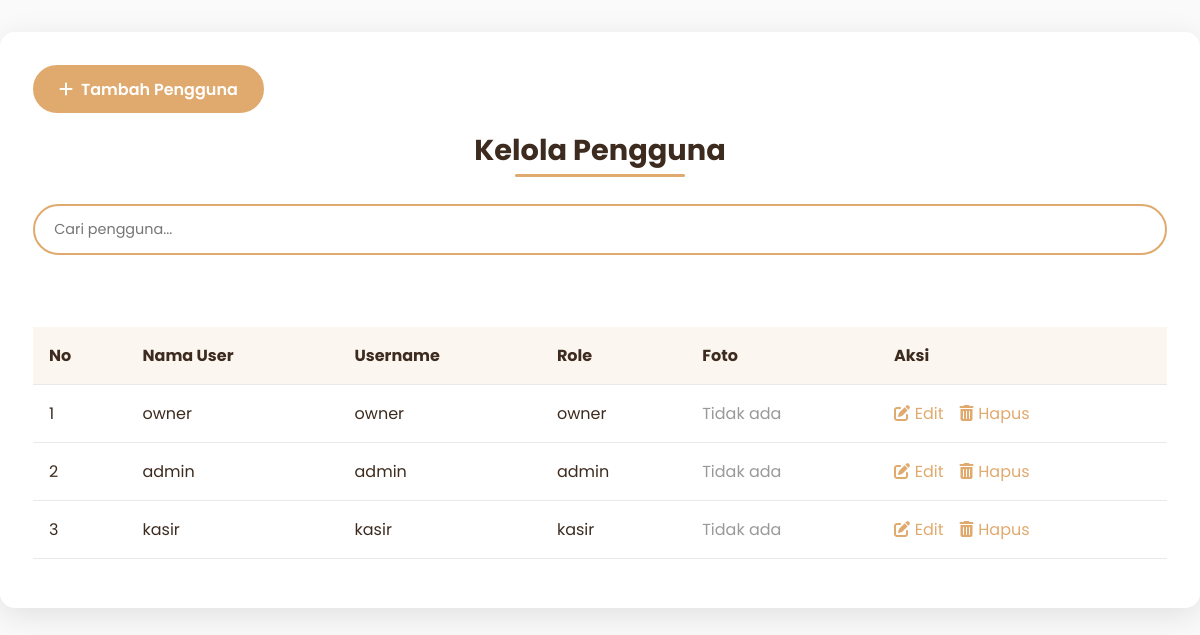
The page /admin/pengguna/pengguna.php on the database as committed earlier.
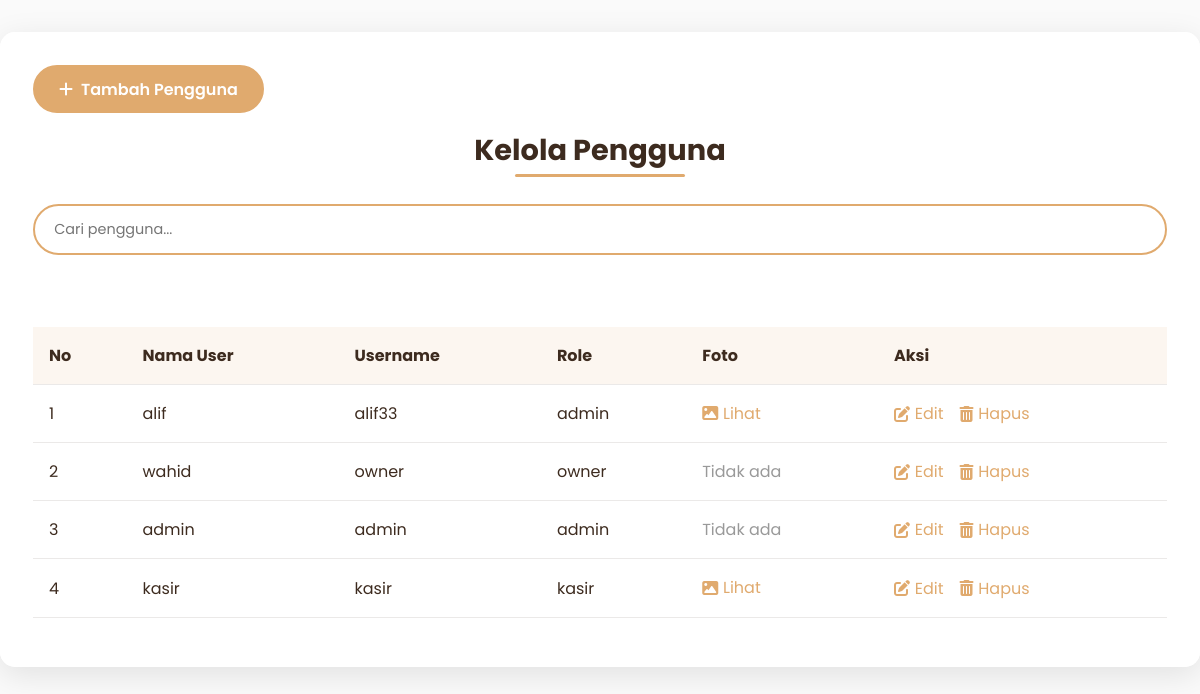
The same page on the database as committed later.
### tables this page shows
CREATE TABLE `user` (
  `UserID` int(10) NOT NULL,
  `nama_user` varchar(255) DEFAULT NULL,
  `remember_token` varchar(255) NOT NULL,
  `username` varchar(255) DEFAULT NULL,
  `password` varchar(255) DEFAULT NULL,
  `role` enum('admin','kasir','owner') DEFAULT NULL,
  `foto` varchar(255) DEFAULT NULL
);

### admin/pengguna/pengguna.php (the view, shortened to what this page needs)
<?php
$koneksi = new mysqli("localhost", "root", "", "kasir_reddra");
$results_per_page = 5;
$page = isset($_GET['page']) ? (int)$_GET['page'] : 1;
$page = max($page, 1);
$start_from = ($page - 1) * $results_per_page;
$sql = "SELECT * FROM user ORDER BY UserID DESC LIMIT $start_from, $results_per_page";
$result = $koneksi->query($sql);
?>
<!DOCTYPE html>
<html lang="id">
<head>
    <link rel="stylesheet" href="https://cdnjs.cloudflare.com/ajax/libs/font-awesome/6.4.0/css/all.min.css">
    <link rel="stylesheet" href="https://cdn.jsdelivr.net/npm/sweetalert2@11/dist/sweetalert2.min.css">
</head>
<body>
    <div class="glass-panel">
        <div class="header">
            <div class="btn-group">
                <a href="tambah_pengguna.php" class="btn btn-primary">
                    <i class="fas fa-plus"></i> Tambah Pengguna
                </a>
            </div>
            <div class="title-wrapper">
                <h2 class="page-title">Kelola Pengguna</h2>
            </div>
            <div class="search-box">
                <input type="text" class="search-input" placeholder="Cari pengguna..." id="searchInput">
            </div>
        </div>
        <div class="table-container">
            <table class="data-table">
                <thead>
                    <tr>
                        <th>No</th>
                        <th>Nama User</th>
                        <th>Username</th>
                        <th>Role</th>
                        <th>Foto</th>
                        <th>Aksi</th>
                    </tr>
                </thead>
                <tbody id="tableBody">
                    <?php if ($result->num_rows > 0): ?>
                    <?php $no = 1 + (($page - 1) * $results_per_page); ?>
                    <?php while ($row = $result->fetch_assoc()): ?>
                    <tr>
                        <td><?= $no++ ?></td>
                        <td><?= htmlspecialchars($row['nama_user']) ?></td>
                        <td><?= htmlspecialchars($row['username']) ?></td>
                        <td><?= htmlspecialchars($row['role']) ?></td>
                        <td>
                            <?php if (!empty($row['foto'])):
                                        $imagePath = $row['foto'];
                                    ?>
                            <a href="#" class="action-link" onclick="showPopup('<?= $imagePath ?>'); return false;">
                                <i class="fas fa-image"></i> Lihat
                            </a>
                            <?php else: ?>
                            <span style="color: #999;">Tidak ada</span>
                            <?php endif; ?>
                        </td>
                        <td>
                            <div class="action-links">
                                <a href="edit_pengguna.php?id=<?= $row['UserID'] ?>" class="action-link">
                                    <i class="fas fa-edit"></i> Edit
                                </a>
                                <a href="hapus_pengguna.php?id=<?= $row['UserID'] ?>" class="action-link delete-btn"
                                    data-id="<?= $row['UserID'] ?>">
                                    <i class="fas fa-trash-alt"></i> Hapus
                                </a>
                            </div>
                        </td>
                    </tr>
                    <?php endwhile; ?>
                    <?php else: ?>
                    <tr>
                        <td colspan="6" style="text-align: center; padding: 2rem;">Tidak ada data pengguna</td>
                    </tr>
                    <?php endif; ?>
                </tbody>
            </table>
        </div>
    </div>
</body>
</html>

Rows that differ between the two databases and show on the page:
added user: nama_user "alif", username "alif33", role "admin"
changed user "owner": nama_user "owner" → "wahid"
changed user "kasir": foto "Tidak ada" → "Lihat"
